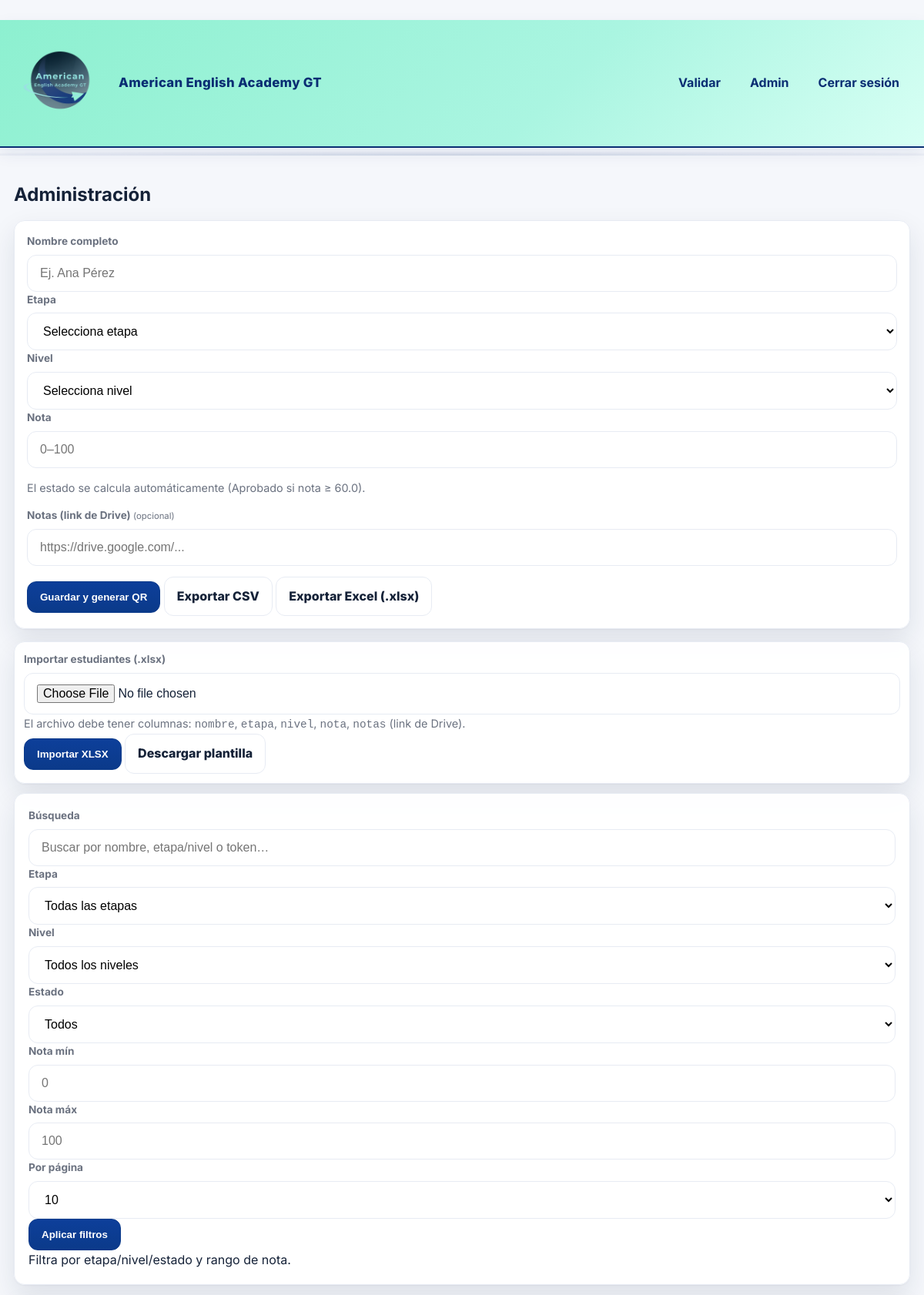
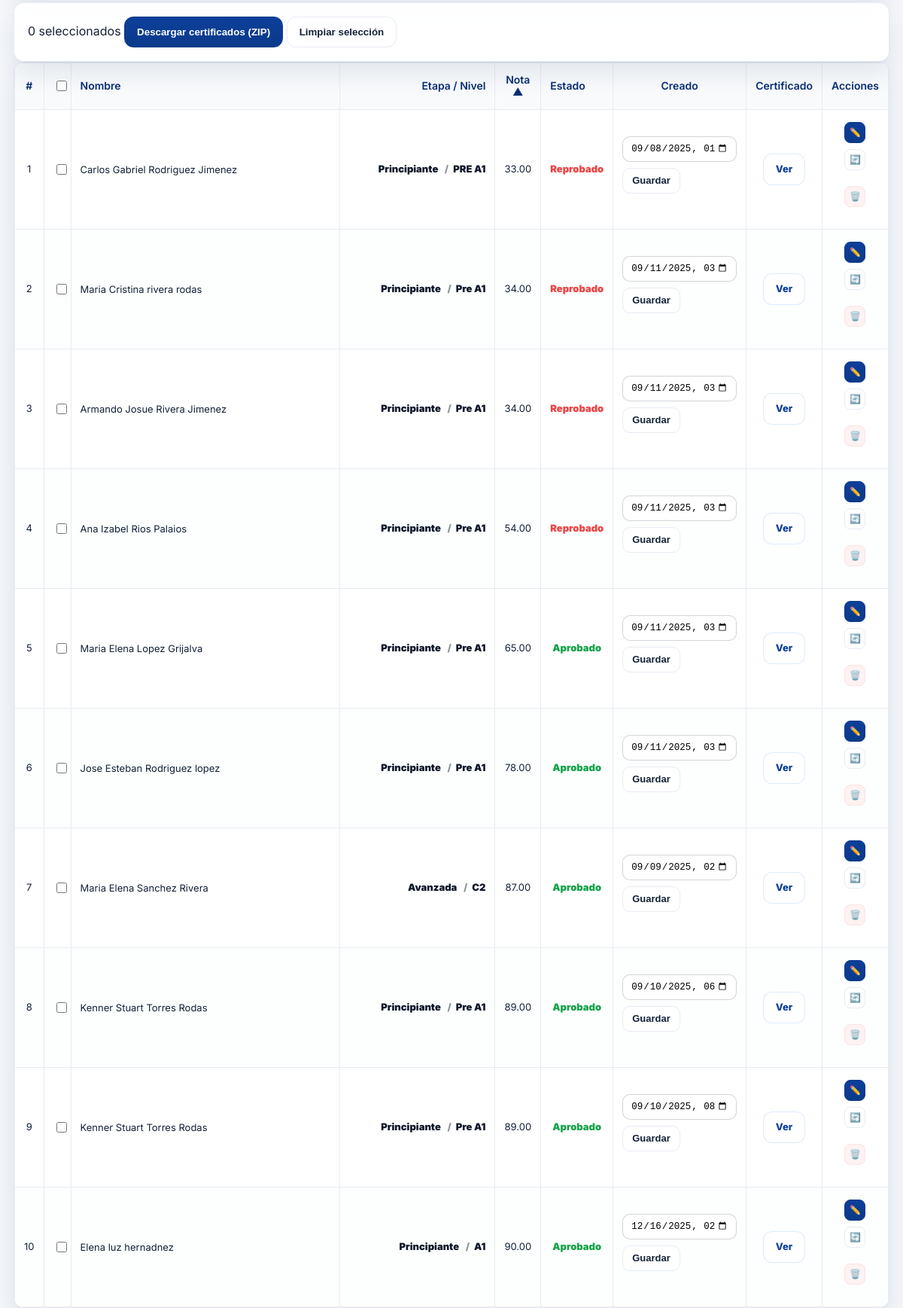
Screenshot of /admin?q=&etapa=&nivel=&estado=&nota_min=&nota_max=&sort=nota&order=asc&per_page=10&page=1 (signed in, upper part) with the database file from the repository (2 pictures, top to bottom).
### tables this page shows
CREATE TABLE estudiantes(
          id INTEGER PRIMARY KEY AUTOINCREMENT,
          token TEXT UNIQUE NOT NULL,
          nombre TEXT NOT NULL,
          curso TEXT NOT NULL,
          nota REAL NOT NULL,
          estado TEXT CHECK(estado IN ('Aprobado','Reprobado')) NOT NULL,
          creado_en TEXT NOT NULL
        , columna TEXT, notas TEXT, programa TEXT);

### app.py (the view, shortened to what this page needs)
@app.route("/admin", methods=["GET", "POST"])
@login_required
@role_required("admin", "subadmin")
def admin():
    q        = (request.args.get("q") or "").strip()
    etapa_filtro  = canonical_etapa((request.args.get("etapa") or "").strip()) if (request.args.get("etapa") or "").strip() else ""
    nivel_filtro  = (request.args.get("nivel") or "").strip()
    estado_filtro = (request.args.get("estado") or "").strip()
    nota_min_s = (request.args.get("nota_min") or "").strip()
    nota_max_s = (request.args.get("nota_max") or "").strip()
    sort     = (request.args.get("sort") or "creado_en").strip()
    order    = (request.args.get("order") or "desc").lower()
    page     = int(request.args.get("page", 1) or 1)
    per_page = int(request.args.get("per_page", 10) or 10)
    allowed_sorts = {"id", "token", "nombre", "curso", "nota", "estado", "creado_en"}
    if sort not in allowed_sorts:
        sort = "creado_en"
    if order not in {"asc", "desc"}:
        order = "desc"
    if per_page not in (10, 25, 50, 100):
        per_page = 10
    if page < 1:
        page = 1
    niveles_filtro = ETAPAS.get(etapa_filtro, []) if etapa_filtro else []
    where_parts = ["1=1"]
    params = []
    if q:
        q_norm = f"%{strip_accents_py(q).lower()}%"
        where_parts.append(" (lower(strip_accents(nombre)) LIKE ? OR lower(strip_accents(curso)) LIKE ? OR token LIKE ?) ")
        params.extend([q_norm, q_norm, f"%{q}%"])
    if etapa_filtro:
        where_parts.append(" curso LIKE ? ")
        params.append(f"{etapa_filtro} - %")
    if estado_filtro:
        where_parts.append(" estado = ? ")
        params.append(estado_filtro)
    try:
        if nota_min_s != "":
            nota_min = float(nota_min_s)
            where_parts.append(" nota >= ? ")
            params.append(nota_min)
    except Exception:
        pass
    try:
        if nota_max_s != "":
            nota_max = float(nota_max_s)
            where_parts.append(" nota <= ? ")
            params.append(nota_max)
    except Exception:
        pass
    where = " AND ".join(where_parts)
    with conn() as cdb:
        total = cdb.execute(f"SELECT COUNT(*) FROM estudiantes WHERE {where}", params).fetchone()[0]
        total_pages = max(1, (total + per_page - 1) // per_page)
        if page > total_pages:
            page = total_pages
        offset = (page - 1) * per_page
        rows = cdb.execute(
            f"SELECT * FROM estudiantes WHERE {where} "
            f"ORDER BY {sort} {order.upper()} LIMIT ? OFFSET ?",
            (*params, per_page, offset),
        ).fetchall()
    listado = [{
        "id": e["id"],
        "token": e["token"],
        "nombre": e["nombre"],
        "curso": e["curso"],
        "nota": e["nota"],
        "estado": e["estado"],
        "creado_en": e["creado_en"],
        "qr_url": f"/static/qrs/{e['token']}.png",
        "cert_url": url_for("ver_cert", token=e["token"], _external=True),
    } for e in rows]
    pages = list(range(max(1, page - 2), min(total_pages, page + 2) + 1))
    return render_template(
        "admin.html",
        estudiantes=listado,
        q=q,
        etapa_filtro=etapa_filtro,
        nivel_filtro=nivel_filtro,
        niveles_filtro=niveles_filtro,
        estado_filtro=estado_filtro,
        nota_min=nota_min_s,
        nota_max=nota_max_s,
        sort=sort,
        order=order,
        page=page,
        per_page=per_page,
        total=total,
        total_pages=total_pages,
        pages=pages,
    )

### templates/admin.html (shortened to what this page needs)
  {% extends "base.html" %}
  {% block body_class %}page-admin{% endblock %}
  {% block content %}
  <h2 style="margin:10px 0 14px 0;">Administración</h2>
  <form class="card form" method="post" style="padding:16px;">
    <div class="grid two">
      <label class="field">
        <span>Nombre completo</span>
        <input name="nombre" placeholder="Ej. Ana Pérez" required />
      </label>
      <label class="field">
        <span>Etapa</span>
        <select name="etapa" id="etapa_new" required>
          <option value="">Selecciona etapa</option>
        </select>
      </label>
      <label class="field">
        <span>Nivel</span>
        <select name="nivel" id="nivel_new" required>
          <option value="">Selecciona nivel</option>
        </select>
      </label>
      <label class="field">
        <span>Nota</span>
        <input name="nota" type="number" step="0.01" min="0" max="100" placeholder="0–100" required />
      </label>
    </div>
    <div class="help">
      El estado se calcula automáticamente (Aprobado si nota ≥ {{ PASSING_GRADE }}).
    </div>
    <div class="field">
      <span>Notas (link de Drive) <small style="color:#6b7280;font-weight:400">(opcional)</small></span>
      <input class="input" type="url" name="notas" placeholder="https://drive.google.com/..." />
    </div>
    <div class="btns">
      <button class="btn btn-primary">Guardar y generar QR</button>
      <a href="{{ url_for('export_csv') }}" class="btn">Exportar CSV</a>
      <a href="{{ url_for('export_xlsx') }}" class="btn">Exportar Excel (.xlsx)</a>
    </div>
  </form>
  <form class="card" method="post" action="{{ url_for('import_xlsx') }}" enctype="multipart/form-data" style="padding:12px;margin:12px 0;">
    <div class="grid two">
      <div>
        <label class="field">
          <span>Importar estudiantes (.xlsx)</span>
          <input type="file" name="archivo" accept=".xlsx" required>
        </label>
        <small class="help">
          El archivo debe tener columnas: <code>nombre</code>, <code>etapa</code>, <code>nivel</code>, <code>nota</code>, <code>notas</code> (link de Drive).
        </small>
      </div>
      <div style="align-self:end;">
        <button class="btn btn-primary">Importar XLSX</button>
        <a class="btn" href="{{ url_for('download_import_template') }}">Descargar plantilla</a>
      </div>
    </div>
  </form>
  <form method="get" action="{{ url_for('admin') }}" class="card adv-card">
    <div class="adv-grid">
      <div>
        <label class="field">
          <span>Búsqueda</span>
          <input class="input" name="q" value="{{ q or '' }}" placeholder="Buscar por nombre, etapa/nivel o token…" />
        </label>
      </div>
      <div>
        <label class="field">
          <span>Etapa</span>
          <select class="input" name="etapa" id="etapa_filter">
            <option value="">Todas las etapas</option>
          </select>
        </label>
      </div>
      <div>
        <label class="field">
          <span>Nivel</span>
          <select class="input" name="nivel" id="nivel_filter">
            <option value="">Todos los niveles</option>
          </select>
        </label>
      </div>
      <div>
        <label class="field">
          <span>Estado</span>
          <select class="input" name="estado">
            <option value="">Todos</option>
          </select>
        </label>
      </div>
      <div class="row2">
        <label class="field" style="min-width:140px;">
          <span>Nota mín</span>
          <input class="input" type="number" step="0.01" min="0" max="100" name="nota_min" value="{{ nota_min or '' }}" placeholder="0" />
        </label>
        <label class="field" style="min-width:140px;">
          <span>Nota máx</span>
          <input class="input" type="number" step="0.01" min="0" max="100" name="nota_max" value="{{ nota_max or '' }}" placeholder="100" />
        </label>
        <label class="field" style="min-width:140px;">
          <span>Por página</span>
          <select class="input" name="per_page">
            <option value="10"  {{ 'selected' if per_page==10 else '' }}>10</option>
          </select>
        </label>
        <div class="adv-actions" style="margin-left:auto;">
          <button class="btn btn-primary">Aplicar filtros</button>
        </div>
      </div>
    </div>
    <div class="mini-help">Filtra por etapa/nivel/estado y rango de nota.</div>
  </form>
  <div class="card bulkbar">
    <div class="left">
      <span class="pill"><span id="selectedCount">0</span> seleccionados</span>
      <button class="btn btn-primary" id="bulkDownloadBtn" disabled>Descargar certificados (ZIP)</button>
      <button class="btn" id="clearSelectionBtn" type="button">Limpiar selección</button>
    </div>
  </div>
  <div class="table-wrap">
    <table class="responsive compact-table">
      <thead>
        {% set inv = 'asc' if order == 'desc' else 'desc' %}
        <tr>
          <th class="col-num">#</th>
          <th class="th-check"><input type="checkbox" id="check_all"></th>
          <th class="col-nombre">
            <a href="{{ url_for('admin', q=q, etapa=etapa_filtro, nivel=nivel_filtro, estado=estado_filtro, nota_min=nota_min, nota_max=nota_max, sort='nombre', order=inv if sort=='nombre' else 'asc', per_page=per_page, page=1) }}">
              Nombre {% if sort=='nombre' %}{{ '▲' if order=='asc' else '▼' }}{% endif %}
            </a>
          </th>
          <th class="col-curso">
            <a href="{{ url_for('admin', q=q, etapa=etapa_filtro, nivel=nivel_filtro, estado=estado_filtro, nota_min=nota_min, nota_max=nota_max, sort='curso', order=inv if sort=='curso' else 'asc', per_page=per_page, page=1) }}">
              Etapa / Nivel {% if sort=='curso' %}{{ '▲' if order=='asc' else '▼' }}{% endif %}
            </a>
          </th>
          <th class="col-nota">
            <a href="{{ url_for('admin', q=q, etapa=etapa_filtro, nivel=nivel_filtro, estado=estado_filtro, nota_min=nota_min, nota_max=nota_max, sort='nota', order=inv if sort=='nota' else 'asc', per_page=per_page, page=1) }}">
              Nota {% if sort=='nota' %}{{ '▲' if order=='asc' else '▼' }}{% endif %}
            </a>
          </th>
          <th class="col-estado">
            <a href="{{ url_for('admin', q=q, etapa=etapa_filtro, nivel=nivel_filtro, estado=estado_filtro, nota_min=nota_min, nota_max=nota_max, sort='estado', order=inv if sort=='estado' else 'asc', per_page=per_page, page=1) }}">
              Estado {% if sort=='estado' %}{{ '▲' if order=='asc' else '▼' }}{% endif %}
            </a>
          </th>
          <th class="col-creado">
            <a href="{{ url_for('admin', q=q, etapa=etapa_filtro, nivel=nivel_filtro, estado=estado_filtro, nota_min=nota_min, nota_max=nota_max, sort='creado_en', order=inv if sort=='creado_en' else 'desc', per_page=per_page, page=1) }}">
              Creado {% if sort=='creado_en' %}{{ '▲' if order=='asc' else '▼' }}{% endif %}
            </a>
          </th>
          <th class="col-cert">Certificado</th>
          <th class="col-acc">Acciones</th>
        </tr>
      </thead>
      <tbody>
        {% for e in estudiantes %}
        <tr>
          <td class="col-num text-muted">{{ (page - 1) * per_page + loop.index }}</td>
          <td class="td-check">
            <input type="checkbox" class="row-check" value="{{ e.id }}">
          </td>
          <td class="col-nombre" data-th="Nombre">{{ e.nombre }}</td>
          <td class="col-curso" data-th="Etapa / Nivel">
            {% set parts = (e.curso or '').split(' - ') %}
            <span class="stage-inline">
              {{ parts[0] }}
              {% if parts|length > 1 %}
                <span class="sep">/</span>{{ parts[1] }}
              {% endif %}
            </span>
          </td>
          <td class="col-nota" data-th="Nota">{{ '%.2f'|format(e.nota) }}</td>
          <td class="col-estado" data-th="Estado">
            <span class="{{ 'ok' if e.estado=='Aprobado' else 'bad' }}">{{ e.estado }}</span>
          </td>
          <td class="col-creado" data-th="Creado">
            <form method="post" action="{{ url_for('update_fecha', id=e.id) }}" class="inline-date-form">
              <input type="datetime-local" name="creado_en" value="{{ e.creado_en|dtlocal }}">
              <button class="btn btn-sm">Guardar</button>
            </form>
          </td>
          <td class="col-cert" data-th="Certificado">
            <a class="btn btn-outline" href="{{ e.cert_url }}" target="_blank">Ver</a>
          </td>
          <td class="col-acc" data-th="Acciones">
            <div class="row-actions">
              <a class="btn btn-sm btn-primary" href="{{ url_for('editar_estudiante', id=e.id) }}">✏️</a>
              <form method="post" action="{{ url_for('regenerar_qr', token=e.token) }}">
                <button class="btn btn-sm btn-secondary">🔄</button>
              </form>
              <form method="post" action="{{ url_for('eliminar_estudiante', id=e.id) }}" class="delete-form">
                <button type="button" class="btn danger delete-btn">🗑️</button>
              </form>
            </div>
          </td>
        </tr>
        {% else %}
        <tr><td colspan="9" style="text-align:center;">Sin registros</td></tr>
        {% endfor %}
      </tbody>
    </table>
  </div>
  {% endblock %}

### rows the page displays
estudiantes: index "1", nombre "Carlos Gabriel Rodriguez Jimenez", parts "Principiante", parts "PRE A1", nota "33.00", estado "Reprobado", creado_en "09/08/2025 13:36"
estudiantes: index "2", nombre "Maria Cristina rivera rodas", parts "Principiante", parts "Pre A1", nota "34.00", estado "Reprobado", creado_en "09/11/2025 15:03"
estudiantes: index "3", nombre "Armando Josue Rivera Jimenez", parts "Principiante", parts "Pre A1", nota "34.00", estado "Reprobado", creado_en "09/11/2025 15:03"
estudiantes: index "4", nombre "Ana Izabel Rios Palaios", parts "Principiante", parts "Pre A1", nota "54.00", estado "Reprobado", creado_en "09/11/2025 15:03"
estudiantes: index "5", nombre "Maria Elena Lopez Grijalva", parts "Principiante", parts "Pre A1", nota "65.00", estado "Aprobado", creado_en "09/11/2025 15:03"
estudiantes: index "6", nombre "Jose Esteban Rodriguez lopez", parts "Principiante", parts "Pre A1", nota "78.00", estado "Aprobado", creado_en "09/11/2025 15:03"
estudiantes: index "7", nombre "Maria Elena Sanchez Rivera", parts "Avanzada", parts "C2", nota "87.00", estado "Aprobado", creado_en "09/09/2025 14:38"
estudiantes: index "8", nombre "Kenner Stuart Torres Rodas", parts "Principiante", parts "Pre A1", nota "89.00", estado "Aprobado", creado_en "09/10/2025 18:59"
estudiantes: index "9", nombre "Kenner Stuart Torres Rodas", parts "Principiante", parts "Pre A1", nota "89.00", estado "Aprobado", creado_en "09/10/2025 20:09"
estudiantes: index "10", nombre "Elena luz hernadnez", parts "Principiante", parts "A1", nota "90.00", estado "Aprobado", creado_en "12/16/2025 14:39"

### other values shown
{{ PASSING_GRADE }} "60.0"
{{ '▲' if order=='asc' else '▼' }} "▲"
